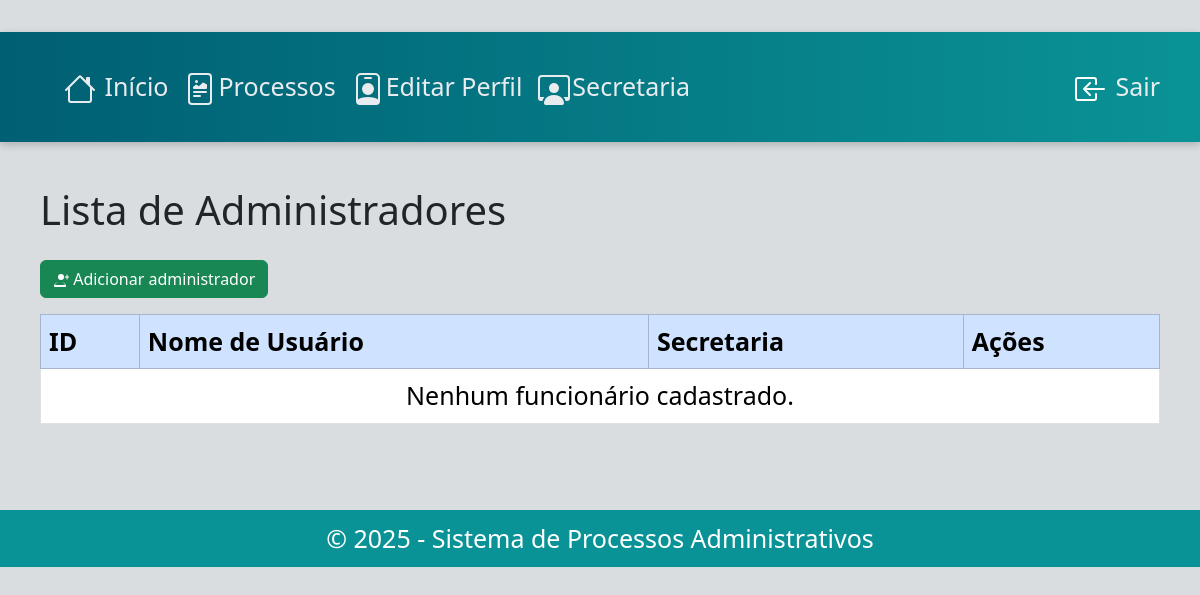
Before: /pessoa/administradores/ (signed in) with the older database file.
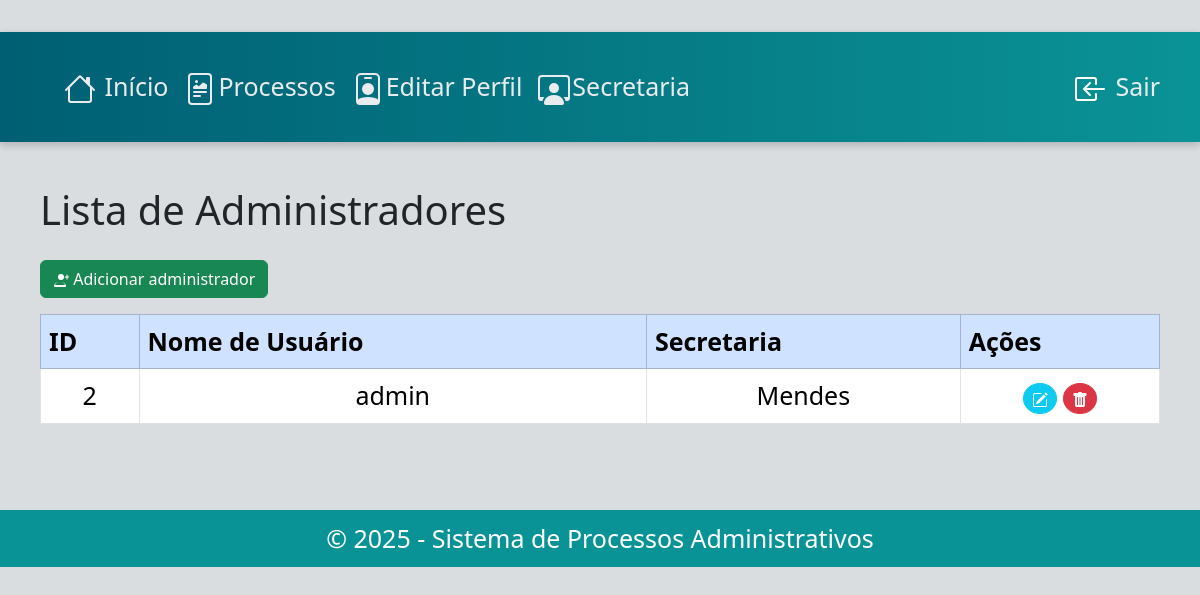
After: the same page with the newer database file.
### pessoa/models.py (models this page shows, shortened)
class Funcionario(Pessoa):
    secretaria = models.ForeignKey(Secretaria,on_delete=models.CASCADE, related_name= 'funcionario_secretaria',null= True)
    setor = models.ForeignKey(Setor,on_delete=models.CASCADE, related_name= 'funcionario_setor',null= True)

class Administrador(Funcionario):
    def __str__(self):
        return super().__str__()

class Pessoa(AbstractUser):
    cpf = models.CharField(max_length=11, unique=True)
    email = models.CharField(unique=True)
    telefone = models.CharField(max_length=11)

class Funcionario(Pessoa):
    secretaria = models.ForeignKey(Secretaria,on_delete=models.CASCADE, related_name= 'funcionario_secretaria',null= True)
    setor = models.ForeignKey(Setor,on_delete=models.CASCADE, related_name= 'funcionario_setor',null= True)

### secretaria/models.py (models this page shows, shortened)
class Secretaria(models.Model):
    nome= models.CharField(max_length=100)

### pessoa/views.py (the view)
# urls.py: path('administradores/', views.lista_administrador, name='lista_administrador'),
@login_required
def lista_administrador(request):
    administradores = Administrador.objects.all()
    return render(request, 'administrador/lista_administrador.html', {'administradores': administradores})

### pessoa/templates/administrador/lista_administrador.html (shortened to what this page needs)
{% extends "base.html" %}
{% block content %}
<h1 class="mb-4">Lista de Administradores</h1>
<div class="mb-3">
  <a href="{% url 'add_funcionario' %}" class="btn btn-success">
    Adicionar administrador
  </a>
</div>
<table class="table table-bordered">
  <thead class="table-primary">
    <tr>
      <th>ID</th>
      <th>Nome de Usuário</th>
      <th>Secretaria</th>
      <th>Ações</th>
    </tr>
  </thead>
  <tbody>
    {% for administrador in administradores %}
      <tr>
        <td>{{ administrador.id }}</td>
        <td>{{ administrador.username }}</td>
        <td>{{ administrador.secretaria.nome }}</td>
        <td>
          <a class="btn btn-info btn-sm redondo" href="{% url 'editar_administrador' administrador.id %}">
          </a>
          <a class="btn btn-danger btn-sm redondo" href="{% url 'excluir_administrador' administrador.id %}">
          </a>
        </td>
      </tr>
    {% empty %}
      <tr>
        <td colspan="4" class="text-center">Nenhum funcionário cadastrado.</td>
      </tr>
    {% endfor %}
  </tbody>
</table>
{% endblock %}

Changed rows visible on the page:
added Administrador: id "2", username "admin", secretaria.nome "Mendes"
Other visible differences:
text no longer shown: "Nenhum funcionário cadastrado."
